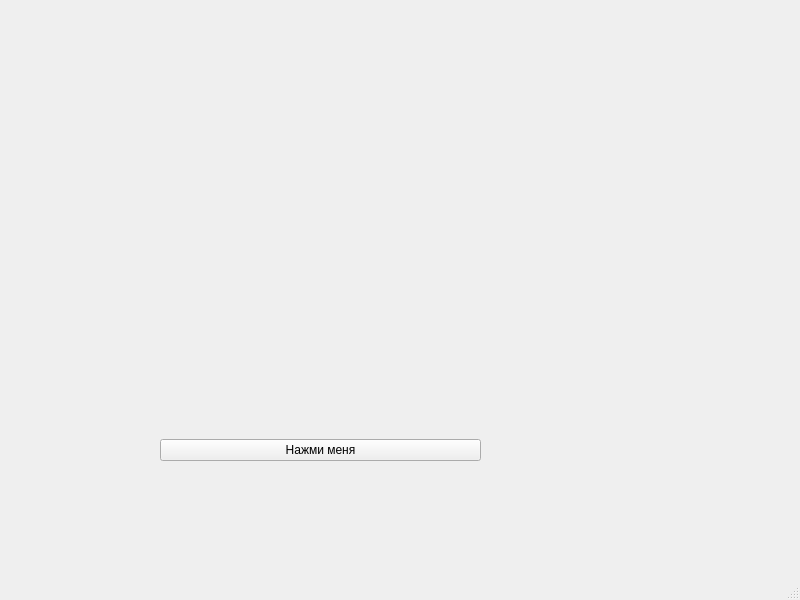
<?xml version="1.0" encoding="UTF-8"?>
<ui version="4.0">
 <class>MainWindow</class>
 <widget class="QMainWindow" name="MainWindow">
  <property name="geometry">
   <rect>
    <x>0</x>
    <y>0</y>
    <width>800</width>
    <height>600</height>
   </rect>
  </property>
  <property name="windowTitle">
   <string>MainWindow</string>
  </property>
  <widget class="QWidget" name="centralwidget">
   <widget class="QWidget" name="horizontalLayoutWidget">
    <property name="geometry">
     <rect>
      <x>160</x>
      <y>410</y>
      <width>321</width>
      <height>80</height>
     </rect>
    </property>
    <layout class="QHBoxLayout" name="horizontalLayout">
     <item>
      <widget class="QPushButton" name="pushButton_5">
       <property name="text">
        <string>Нажми меня</string>
       </property>
      </widget>
     </item>
    </layout>
   </widget>
  </widget>
  <widget class="QMenuBar" name="menubar">
   <property name="geometry">
    <rect>
     <x>0</x>
     <y>0</y>
     <width>800</width>
     <height>18</height>
    </rect>
   </property>
  </widget>
  <widget class="QStatusBar" name="statusbar"/>
 </widget>
 <resources/>
 <connections/>
</ui>
